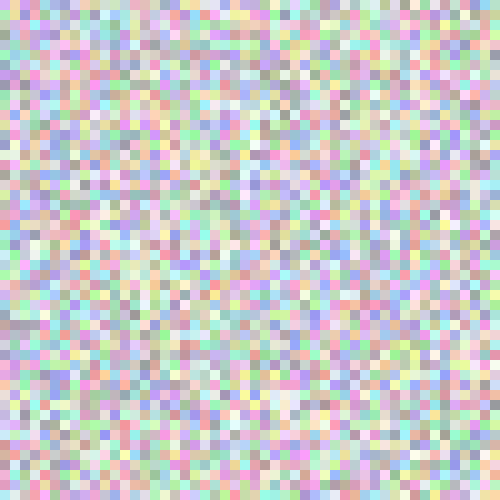
Frame 1 (no input)
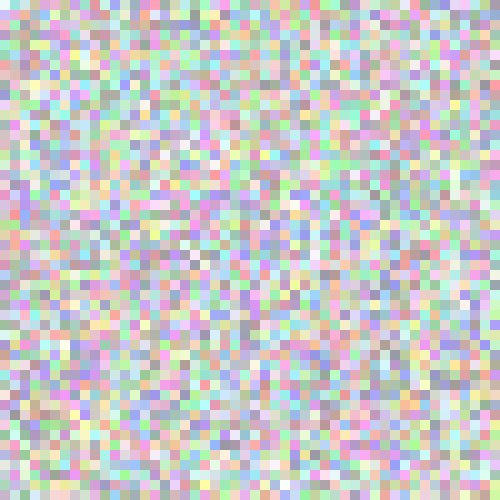
Frame 60 (the mouse pressed at the canvas centre just before this capture)
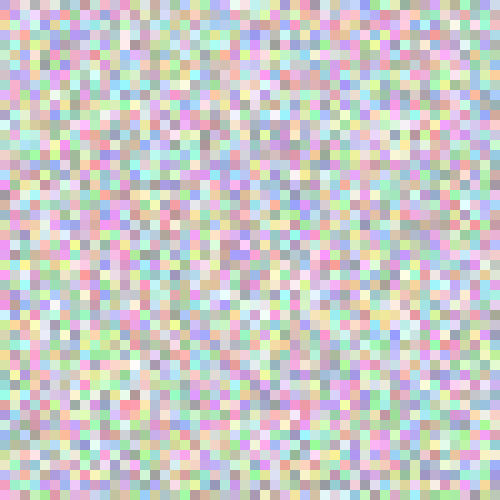
Frame 120 (the mouse held since frame 60 and released just before this capture)

The Processing sketch that drew these frames (run headless with seeded random() and noise(); from frame 60 on, the mouse is pressed at the canvas centre):

// Processing sketch: lab_3_6
// ── lab_3_6.pde
float size = 10 ;
float x = 0;
float r,g,b;
void setup(){
  size(500,500);
}

void draw(){
  background(0);
  for(int i = 0 ; i <= width ; i += size){
    for (int j = 0 ; j <= height ; j += size){
      noStroke();
      r = random(150,255);
      g = random(150,255);
      b = random(150,255);
      fill(r,g,b);
      rect(i,j,size,size);
    }
   }
}
